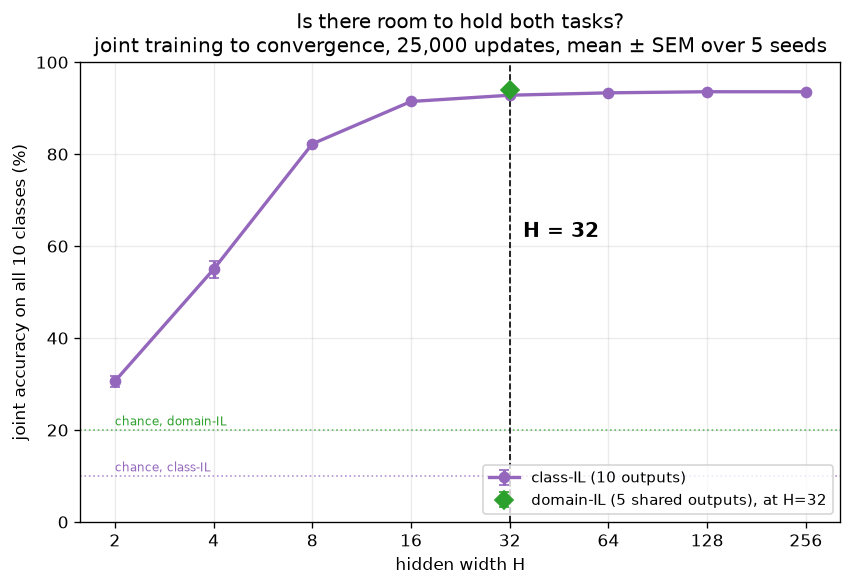

Reproduce this figure in Python.
"""Does the network have the capacity to hold both tasks at once, and at what width?

Slide 7, first half. Deviation from the protocol (presentation_plan.md §2): joint training, no
task sequence, and the hidden width is swept. Backprop only -- capacity is a property of the
architecture, not of the learning rule, and whether each RULE can reach the ceiling is script 43.

WHY THIS RUNS BEFORE ANYTHING COMPARATIVE
    If the network cannot represent all ten classes at once, no learning rule can hold both
    tasks, and forgetting measured at that width is confounded with plain underfitting. Every
    later result would be uninterpretable. This fixes H, and H is inherited from nothing.

THE BUDGET IS MEASURED, NOT GUESSED -- and this is the whole experiment
    "Accuracy after N updates" answers this question only if N is past convergence. Otherwise
    the curve flattens because the BUDGET binds at every width, and that flat region gets
    mistaken for a capacity ceiling. A first attempt at 2500 updates (1.3 epochs) showed every
    width above 8 sitting at ~87% and would have concluded H=16. Run to convergence the same
    widths reach 91.7 / 93.5 / 94.0% at H=16 / 64 / 256 -- a real and ordered difference that
    the short budget had entirely hidden.

    A separate probe at one seed established: larger H converges LATER and higher, and the
    largest width tried needs ~22k updates. MAX_ITERS below is set from that, and every width
    gets the same budget.

MATCHED CONDITIONS
    For a given seed, every width sees the same class split, the same data order and the same
    initialisation seed. Only H differs. The same holds for the Domain-IL check.

ONE SCENARIO SWEPT, THE OTHER CHECKED AT A POINT
    Class-IL is the primary scenario, so it is swept. Domain-IL is checked only at the chosen H,
    to confirm the width is not capacity-limiting there before script 45 relies on it. That is
    enough because a full Domain-IL sweep showed it plateaus at a SMALLER width than Class-IL
    and at a similar level -- five shared outputs is a coarser discrimination than ten, so it is
    not the binding constraint. Sweeping both cost twice the compute to establish that.

    Note the two scenarios have different chance levels -- 1/10 against 1/5 -- so their absolute
    accuracies are not directly comparable. Each scenario's ceiling is the reference for its own
    retention numbers, and nothing else.

HOW H IS CHOSEN, stated before looking
    the smallest width whose converged accuracy is within TOLERANCE of the best width tried.
    The whole curve is plotted and the gain from each doubling is printed, so the choice is
    visible and arguable rather than asserted.

READINGS COMMITTED BEFORE RUNNING
    Accuracy rises with width and then flattens. If it is still climbing at the largest width,
    the problem is capacity-limited everywhere below and the sweep must be extended before
    anything else runs. If it flattens, the onset is H, there is room to hold both tasks, and
    forgetting seen later is a property of the rule rather than of the architecture.
"""
import sys
import time
from pathlib import Path

ROOT = Path(__file__).resolve().parents[1]
sys.path.insert(0, str(ROOT))                      # make `src` importable from anywhere

import numpy as np
import matplotlib.pyplot as plt

from src.protocol import PROTOCOL, load, build, replace, figure_path, array_path
from src.runner import run_classil

# ---------------------------------------------------------------- settings
WIDTHS = [2, 4, 8, 16, 32, 64, 128, 256]
MAX_ITERS = 25000       # from the convergence probe: the largest width needs ~22k
EVAL_EVERY = 250
PLATEAU_EVALS = 6       # average the last few evals rather than taking a lucky maximum
SEEDS = 5
TOLERANCE = 1.0         # percentage points from the best width
RISE_TOL = 0.5          # a curve still gaining more than this over the last quarter is not converged

base = replace(PROTOCOL,
               stop_threshold=None,                # no early stopping: we want the ceiling
               max_iters_per_task=MAX_ITERS,
               eval_every=EVAL_EVERY,
               seeds=SEEDS)


def joint(proto, seed, data):
    """One joint-training run: all ten classes in a single block. Returns the accuracy curve."""
    pair = proto.tasks(seed)                       # same split for every width at this seed
    train_step, predict = build(proto, "backprop", seed)
    out = run_classil(
        train_step, predict, [pair[0] + pair[1]], data.train, data.class_idx,
        report_eval=data.report_eval, stop_eval=data.stop_eval,
        max_iters_per_task=MAX_ITERS, batch=proto.batch, eval_every=EVAL_EVERY,
        device=proto.device, data_seed=seed,       # same data order for every width
        label_map=proto.label_map(pair),
    )
    return out["steps"], out["curves"]["argmax"][:, 0] * 100.0


# ---------------------------------------------------------------- sweep, class-IL
# `python 41_... --replot` redraws from the saved arrays without retraining. The sweep is 25k
# updates x 8 widths x 5 seeds and takes ~22 minutes; adjusting a label should not cost that.
REPLOT = "--replot" in sys.argv and Path(array_path(__file__)).exists()

if REPLOT:
    z = np.load(array_path(__file__))
    acc, rise, dom, steps = z["acc_class_il"], z["rise"], z["acc_domain_il"], z["steps"]
    learning = {w: z[f"curve_{w}"] for w in WIDTHS}
    data = None
    print(f"--replot: redrawing from {array_path(__file__)}, no training\n")
else:
    data = load(replace(base, hidden=1))            # hidden is irrelevant to loading
    acc = np.zeros((len(WIDTHS), SEEDS))
    rise = np.zeros((len(WIDTHS), SEEDS))
    learning = {}
    t0 = time.perf_counter()

    for wi, width in enumerate(WIDTHS):
        proto = replace(base, hidden=width, scenario="class_il")
        curves = []
        for seed in range(SEEDS):
            steps, c = joint(proto, seed, data)
            curves.append(c)
            k = PLATEAU_EVALS
            acc[wi, seed] = c[-k:].mean()
            # Convergence must be tested as "is it still RISING", not "is the best above the
            # final". Small widths oscillate several points around a flat mean, and a
            # best-minus-final test calls that undertrained when it is only noisy.
            rise[wi, seed] = c[-k:].mean() - c[-3 * k:-2 * k].mean()
        learning[width] = np.mean(curves, axis=0)
        print(f"  H={width:4d}  {acc[wi].mean():5.1f} ± {acc[wi].std(ddof=1)/np.sqrt(SEEDS):.1f}%"
              f"   still rising {rise[wi].mean():+.2f} pts"
              f"   [{time.perf_counter()-t0:5.0f}s]")

mean, sem = acc.mean(1), acc.std(1, ddof=1) / np.sqrt(SEEDS)

# ---------------------------------------------------------------- choose H
chosen = next((w for w, m in zip(WIDTHS, mean) if m >= mean.max() - TOLERANCE), WIDTHS[-1])
print(f"\n  H = {chosen}  (smallest width within {TOLERANCE:.1f} points of the best, "
      f"{mean.max():.1f}% at H={WIDTHS[int(np.argmax(mean))]})")
print("  gain from each doubling: " +
      ", ".join(f"{a}->{b}: {mean[i+1]-mean[i]:+.1f}" for i, (a, b) in
                enumerate(zip(WIDTHS[:-1], WIDTHS[1:]))))
if rise.mean(1).max() > RISE_TOL:
    w = WIDTHS[int(np.argmax(rise.mean(1)))]
    print(f"  WARNING: H={w} still gaining {rise.mean(1).max():+.2f} points — raise MAX_ITERS")
else:
    print(f"  converged: largest remaining gain {rise.mean(1).max():+.2f} points")

# ---------------------------------------------------------------- domain-IL, at the chosen H only
if not REPLOT:
    dom_proto = replace(base, hidden=chosen, scenario="domain_il")
    dom = np.array([joint(dom_proto, s, data)[1][-PLATEAU_EVALS:].mean() for s in range(SEEDS)])
print(f"\n  domain-IL at H={chosen}: {dom.mean():.1f} ± {dom.std(ddof=1)/np.sqrt(SEEDS):.1f}%"
      f"  (chance 20%, against 10% for class-IL — not directly comparable)")

# ---------------------------------------------------------------- main figure
fig, ax = plt.subplots(figsize=(7.2, 5))
ax.errorbar(WIDTHS, mean, yerr=sem, marker="o", capsize=3, lw=2,
            color="tab:purple", label="class-IL (10 outputs)")
ax.errorbar([chosen], [dom.mean()], yerr=[dom.std(ddof=1) / np.sqrt(SEEDS)], marker="D",
            capsize=3, ms=8, color="tab:green", ls="none",
            label=f"domain-IL (5 shared outputs), at H={chosen}")
ax.axhline(10, color="tab:purple", ls=":", lw=1, alpha=0.7)
ax.axhline(20, color="tab:green", ls=":", lw=1, alpha=0.7)
ax.text(WIDTHS[0], 11, "chance, class-IL", fontsize=7, color="tab:purple")
ax.text(WIDTHS[0], 21, "chance, domain-IL", fontsize=7, color="tab:green")
ax.axvline(chosen, color="k", ls="--", lw=1)
ax.annotate(f"H = {chosen}", xy=(chosen, 62), xytext=(8, 0), textcoords="offset points",
            fontsize=12, fontweight="bold")
ax.set_xscale("log", base=2)
ax.set_xticks(WIDTHS)
ax.set_xticklabels(WIDTHS)
ax.set_xlabel("hidden width H")
ax.set_ylabel("joint accuracy on all 10 classes (%)")
ax.set_ylim(0, 100)
ax.set_title("Is there room to hold both tasks?\n"
             f"joint training to convergence, {MAX_ITERS:,} updates, mean ± SEM over {SEEDS} seeds")
ax.legend(fontsize=9, loc="lower right")
ax.grid(alpha=0.25)
fig.tight_layout()
fig.savefig(figure_path(__file__), dpi=120, bbox_inches="tight")
print(f"\nsaved {figure_path(__file__)}")

# ------------------------------------------------- supporting figure: is the budget enough?
fig2, ax2 = plt.subplots(figsize=(7.2, 4.4))
cmap = plt.get_cmap("viridis")
for i, width in enumerate(WIDTHS):
    ax2.plot(steps, learning[width], lw=1.6,
             color=cmap(i / max(1, len(WIDTHS) - 1)), label=f"H={width}")
ax2.set_xlabel("training step")
ax2.set_ylabel("joint accuracy (%)")
ax2.set_ylim(0, 100)
ax2.set_title("Diagnostic: is the budget past convergence?\n"
              "curves must be flat at the right edge, or the sweep measures the budget")
ax2.legend(fontsize=7, ncol=2, loc="lower right")
ax2.grid(alpha=0.25)
fig2.tight_layout()
fig2.savefig(figure_path(__file__, "convergence"), dpi=120, bbox_inches="tight")
print(f"saved {figure_path(__file__, 'convergence')}")

# ---------------------------------------------------------------- save
np.savez(array_path(__file__),
         widths=np.asarray(WIDTHS), steps=np.asarray(steps), chosen=chosen,
         acc_class_il=acc, rise=rise, acc_domain_il=dom, max_iters=MAX_ITERS,
         **{f"curve_{w}": learning[w] for w in WIDTHS})
print(f"saved {array_path(__file__)}")
